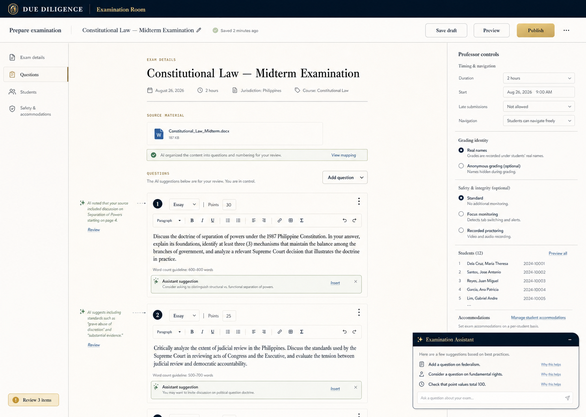
#> input picture docs/visual-references/examination-room-v1/counsels-canvas-selected.png, 586 x 417 px, shrunk from 1487 x 1058 before the run
$ python build_visual_comparison.py
#> lines starting #> are read from the running program, lines starting #| are printed output that depends on the picture
from pathlib import Path

from PIL import Image, ImageDraw, ImageFont


ROOT = Path(__file__).resolve().parents[4]
REFERENCE = ROOT / "docs" / "visual-references" / "examination-room-v1" / "counsels-canvas-selected.png"
CURRENT = Path(__file__).with_name("23-professor-create-post-continuity.png")
OUTPUT = Path(__file__).with_name("24-reference-vs-post-continuity.png")


def font(size: int):
    candidates = [
        Path("C:/Windows/Fonts/seguisb.ttf"),
        Path("C:/Windows/Fonts/arialbd.ttf"),
    ]
    for candidate in candidates:
        if candidate.exists():
            return ImageFont.truetype(str(candidate), size)
    return ImageFont.load_default()


reference = Image.open(REFERENCE).convert("RGB")
#> reference is the input picture: PIL image 586x417 RGB; mean R, G, B 234.3, 233.6, 231.8
current = Image.open(CURRENT).convert("RGB")
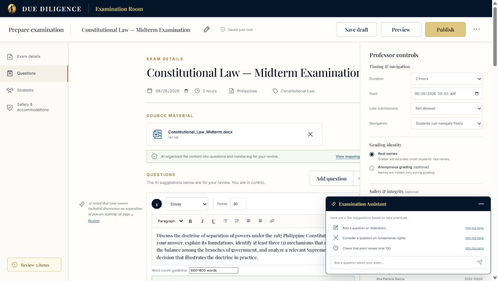
#> input picture docs/examination-room-v1/qa/2026-08-26-owner-command-center-final/23-professor-create-post-continuity.png, 498 x 281 px, shrunk from 1265 x 712 before the run
#> current is the input picture: PIL image 498x281 RGB; mean R, G, B 228.9, 229.7, 228.2
if current.size != reference.size:
    # The in-app browser capture omits its 15 px vertical and 10 px horizontal
    # scrollbar chrome. Crop the approved reference to the identical rendered
    # content area; never stretch either product image during visual QA.
    reference = reference.crop((0, 0, current.width, current.height))
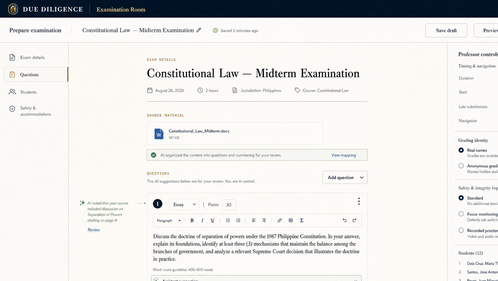
#> reference: PIL image 498x281 RGB; mean R, G, B 231.7, 231.1, 229.4

header_height = 64
gutter = 8
canvas = Image.new(
    "RGB",
    (reference.width * 2 + gutter, reference.height + header_height),
    "#f4f0e8",
)
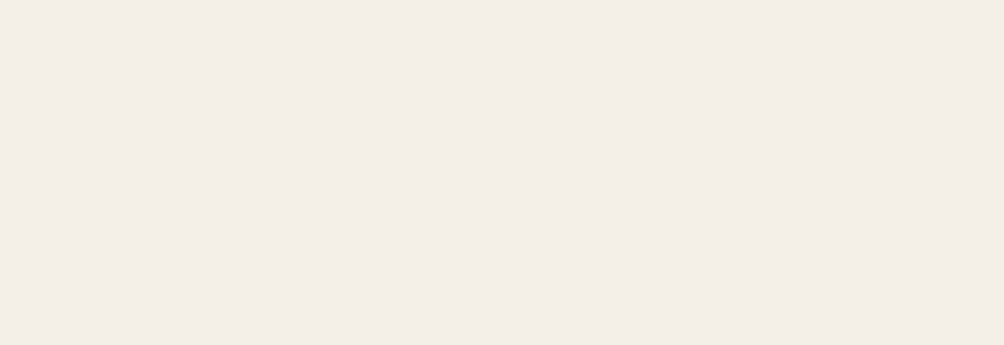
#> canvas: PIL image 1004x345 RGB; mean R, G, B 244, 240, 232
canvas.paste(reference, (0, header_height))
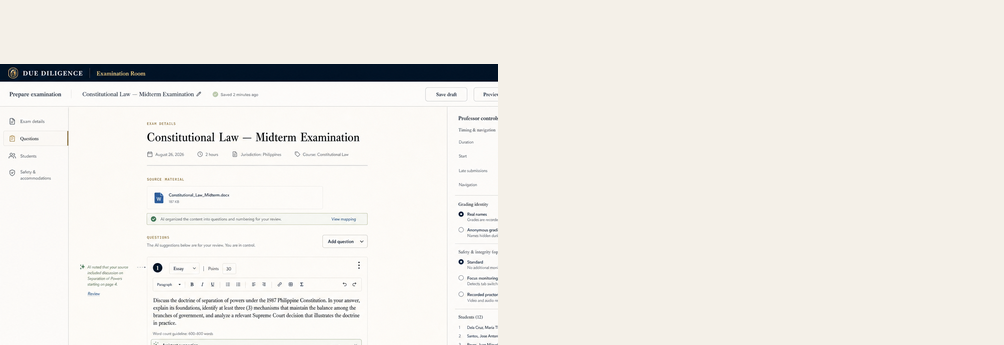
#> canvas: PIL image 1004x345 RGB; mean R, G, B 239, 236.4, 231
canvas.paste(current, (reference.width + gutter, header_height))
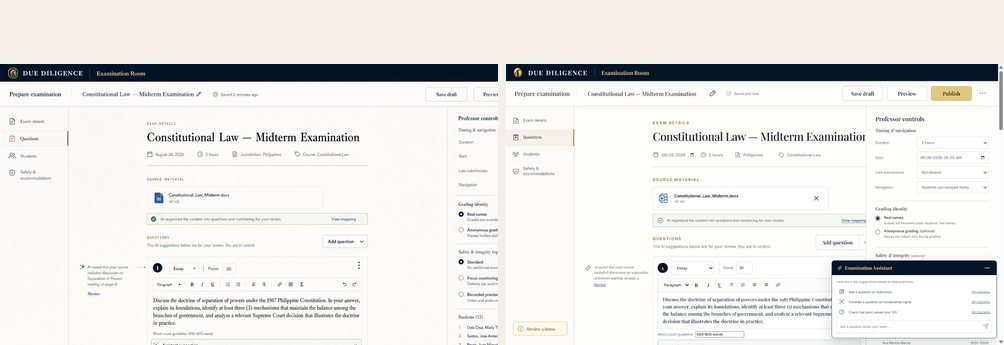
#> canvas: PIL image 1004x345 RGB; mean R, G, B 232.9, 232.2, 229.4
draw = ImageDraw.Draw(canvas)
label_font = font(25)
draw.rectangle((0, 0, canvas.width, header_height), fill="#061d33")
draw.text((24, 16), "APPROVED REFERENCE", fill="#f2d27a", font=label_font)
draw.text((reference.width + gutter + 24, 16), "CURRENT VERIFIED BUILD", fill="#f2d27a", font=label_font)
canvas.save(OUTPUT, quality=95)
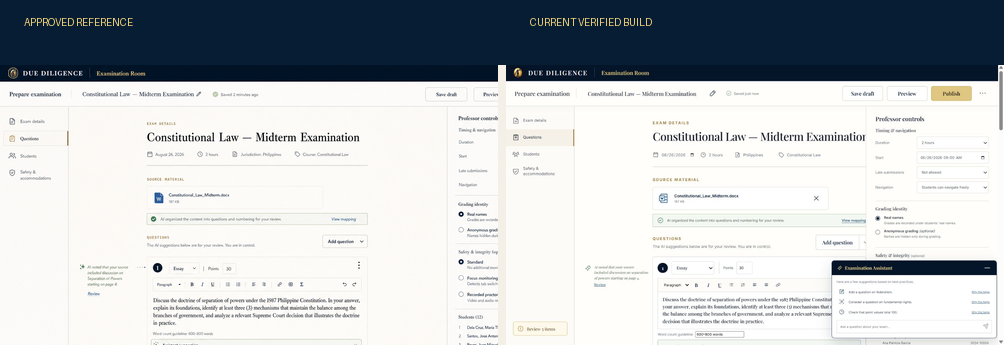
#> saved as 24-reference-vs-post-continuity.png: PIL image 1004x345 RGB; mean R, G, B 189.1, 193.4, 196
print(OUTPUT)
